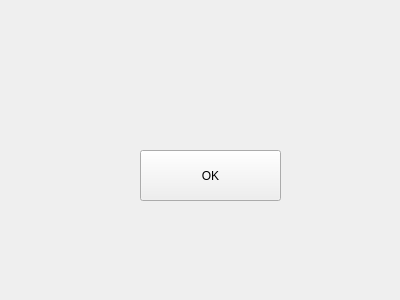
<?xml version="1.0" encoding="UTF-8"?>
<ui version="4.0">
 <class>Form</class>
 <widget class="QWidget" name="Form">
  <property name="geometry">
   <rect>
    <x>0</x>
    <y>0</y>
    <width>400</width>
    <height>300</height>
   </rect>
  </property>
  <property name="windowTitle">
   <string>Form</string>
  </property>
  <widget class="QPushButton" name="pushButton">
   <property name="geometry">
    <rect>
     <x>140</x>
     <y>150</y>
     <width>141</width>
     <height>51</height>
    </rect>
   </property>
   <property name="styleSheet">
    <string notr="true">button = QPushButton(&quot;Click Me&quot;)
button.setStyleSheet(
QPushButton {
    background-color: #0d6efd;
  color: #fff;
  font-weight: 600;
  border-radius: 8px;
  border: 1px solid #0d6efd;
  padding: 5px 15px;
  margin-top: 10px;
  outline: 0px;
}

QPushButton:hover,
QPushButton:focus {
  background-color: #0b5ed7;
  border: 3px solid #9ac3fe;
}
)

def on_button_clicked():
    button.setText(&quot;HOLA&quot;)

button.clicked.connect(on_button_clicked)
</string>
   </property>
   <property name="text">
    <string>OK</string>
   </property>
  </widget>
 </widget>
 <resources/>
 <connections/>
</ui>
